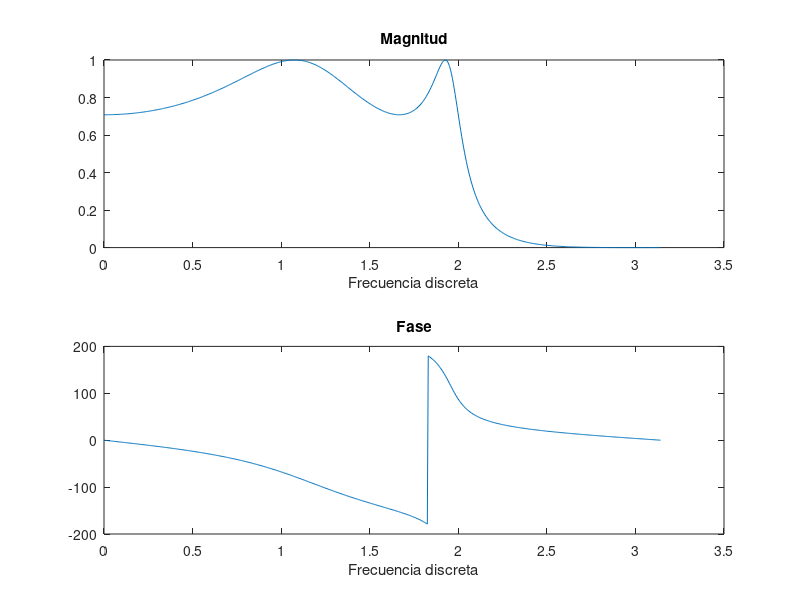

Reproduce this figure in MATLAB.
% Autor:   Dr. Juan Jose Aranda Aboy;        Prof. Titular UNAB
%          CHILE -- CUBA ;                   3 de Noviembre de 2008 
%
clear all, close all
order = 4;
ripple = 3;
cutoff = 2;
normcf = 2/pi;
[b,a]=cheby1(order,ripple,normcf)
w=linspace(0,pi,600);
h=freqz(b,a,w);
mag=abs(h);
phase=(180/pi)*angle(h);
subplot(2,1,1),plot(w,mag),xlabel('Frecuencia discreta'),title('Magnitud')
subplot(2,1,2),plot(w,phase),xlabel('Frecuencia discreta'),title('Fase')